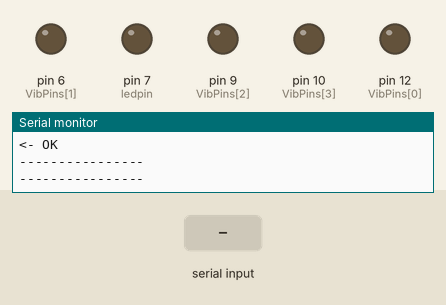
The sketch below on a simulated Arduino Leonardo, built with avr-gcc and run on an emulated ATmega32U4. Shown: output pins drawn as LEDs (lit = HIGH), the last lines printed to the serial monitor. Dashed ring = blinking. The test bench sets the inputs (shaded band). The modem accepts every AT command (registered, SIM ready, sends succeed) and sends nothing else.

Above: at 4.9 s.
5.0 s: "4" received over the second serial link
At 5.1 s:
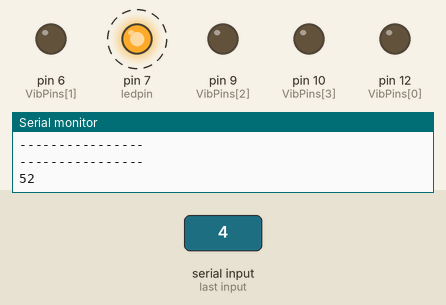
8.0 s: "3" received over the second serial link
At 9.0 s:
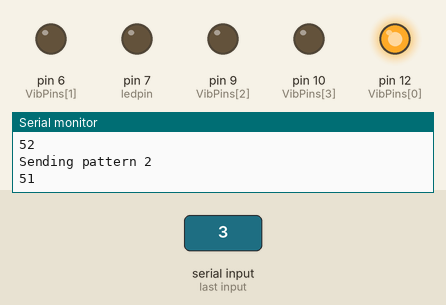
11.0 s: "5" received over the second serial link
At 12.5 s:
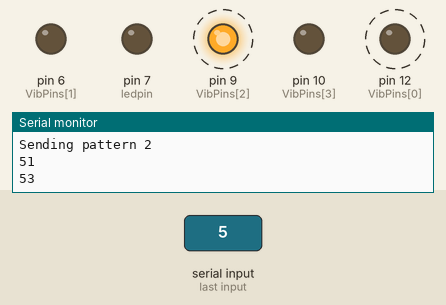
Timing chart, 0 to 17.1 s (numbered marks = the images above; inputs shaded):
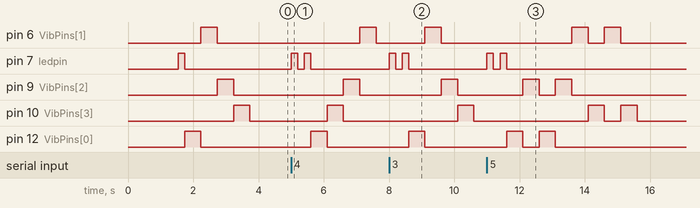

The sketch:

armband.ino
```cpp
#include "armband.h"
#include <Adafruit_BLE.h>
#include <Adafruit_BluefruitLE_SPI.h>
#include <Adafruit_BluefruitLE_UART.h>
#include "BluefruitConfig.h"

const int USING_BATTERY = 1;
const int TEST_CMD_MODE = 0;

//
// Create the bluefruit object
//
Adafruit_BluefruitLE_UART ble(BLUEFRUIT_HWSERIAL_NAME, BLUEFRUIT_UART_MODE_PIN);

//
// For printing errors
//
void error(const __FlashStringHelper*err) {
  if (USING_BATTERY)
  {
    while(1)
    {
      digitalWrite(ledpin,HIGH);
      delay(200);
      digitalWrite(ledpin,LOW);
      delay(200);
    }
  }
  else
  {
    Serial.println(err);
    while (1);
  }
}

//
// Setup, to be run only once at beginning of program
//
void setup() {
  pinMode(VibPins[0],OUTPUT);
  pinMode(VibPins[1],OUTPUT);
  pinMode(VibPins[2],OUTPUT);
  pinMode(VibPins[3],OUTPUT);
  pinMode(ledpin,OUTPUT);

  if(USING_BATTERY == 0)
  {
    while (!Serial);  // required for Flora & Micro
  }
  delay(500);

  if(USING_BATTERY == 0)
  {
    Serial.begin(19200);
    Serial.println(F("Adafruit Bluefruit App Controller Example"));
    Serial.println(F("-----------------------------------------"));

    /* Initialise the module */
    Serial.print(F("Initialising the Bluefruit LE module: "));
  }

  if ( !ble.begin(VERBOSE_MODE) )
  {
    error(F("Couldn't find Bluefruit, make sure it's in CoMmanD mode & check wiring?"));
  }
  if(USING_BATTERY == 0)
  {
    Serial.println( F("OK!") );
  }
//  if ( FACTORYRESET_ENABLE )
//  {
//    /* Perform a factory reset to make sure everything is in a known state */
//    Serial.println(F("Performing a factory reset: "));
//    if ( ! ble.factoryReset() ){
//      error(F("Couldn't factory reset"));
//    }
//  }


  /* Disable command echo from Bluefruit */
  ble.echo(false);

  if(USING_BATTERY == 0)
  {
    Serial.println("Requesting Bluefruit info:");
  }
//  /* Print Bluefruit information */
  ble.info();
//
//  Serial.println(F("Please use Adafruit Bluefruit LE app to connect in Controller mode"));
//  Serial.println(F("Then activate/use the sensors, color picker, game controller, etc!"));
//  Serial.println();
//
  ble.verbose(false);  // debug info is a little annoying after this point!

  if(TEST_CMD_MODE)
  {
    /* Wait for connection */
    while (! ble.isConnected()) {
        delay(500);
        if(USING_BATTERY)
        {
          digitalWrite(ledpin,HIGH);
          delay(1000);
          digitalWrite(ledpin,LOW);
          delay(500);
        }
        else
        {
          Serial.print(F("*"));
        }
    }
  }

  digitalWrite(ledpin,HIGH);
  delay(200);
  digitalWrite(ledpin,LOW);

  if(USING_BATTERY == 0)
  {
    Serial.println(F("******************************"));
  }
//  // LED Activity command is only supported from 0.6.6
//  if ( ble.isVersionAtLeast(MINIMUM_FIRMWARE_VERSION) )
//  {
//    // Change Mode LED Activity
//    Serial.println(F("Change LED activity to " MODE_LED_BEHAVIOUR));
//    ble.sendCommandCheckOK("AT+HWModeLED=" MODE_LED_BEHAVIOUR);
//  }
//
//  // Set Bluefruit to DATA mode
//  Serial.println( F("Switching to DATA mode!") );
//  ble.setMode(BLUEFRUIT_MODE_DATA);
  if(USING_BATTERY == 0)
  {
    Serial.println(F("******************************"));
  }
  sendPattern(1);
}

void loop() {
  // put your main code here, to run repeatedly:
   int newData = ble.read();
   if (newData != -1)
   {
     Serial.println(newData);
     digitalWrite(ledpin,HIGH);
     delay(200);
    digitalWrite(ledpin,LOW);
    delay(200);
    digitalWrite(ledpin,HIGH);
    delay(200);
    digitalWrite(ledpin,LOW);
   }
   if (newData == 51)
   {
     sendPattern(1);
     if(USING_BATTERY == 0)
     {
       Serial.println(F("Sending pattern 1"));
     }
   }
   if (newData == 52)
   {
     sendPattern(2);
     Serial.println(F("Sending pattern 2"));
   }
   if (newData == 53)
   {
     sendPattern(3);
     Serial.println(F("Sending pattern 3"));
   }
   if (newData == 54)
   {
     sendPattern(4);
     Serial.println(F("Sending pattern 4"));
   }

}

//
// Send patterns to vibrators
// Pattern 1: buzz consecutively each 0-3 for 0.5 sec
// Pattern 2: buzz consecutively each 3-0 for 0.5 sec
// Pattern 3: buzz #0 and #2 alternating twice
// Pattern 4: buzz #1 and #3 alternating twice
void sendPattern(int pattern){
  if (pattern == 1)
  {
    digitalWrite(VibPins[0],HIGH);
    delay(500); // delay for 0.5 sec
    digitalWrite(VibPins[0],LOW);
    digitalWrite(VibPins[1],HIGH);
    delay(500); // delay for 0.5 sec
    digitalWrite(VibPins[1],LOW);
    digitalWrite(VibPins[2],HIGH);
    delay(500); // delay for 0.5 sec
    digitalWrite(VibPins[2],LOW);
    digitalWrite(VibPins[3],HIGH);
    delay(500); // delay for 0.5 sec
    digitalWrite(VibPins[3],LOW);
  }
  if (pattern == 2)
  {
    digitalWrite(VibPins[0],HIGH);
    delay(500); // delay for 0.5 sec
    digitalWrite(VibPins[0],LOW);
    digitalWrite(VibPins[3],HIGH);
    delay(500); // delay for 0.5 sec
    digitalWrite(VibPins[3],LOW);
    digitalWrite(VibPins[2],HIGH);
    delay(500); // delay for 0.5 sec
    digitalWrite(VibPins[2],LOW);
    digitalWrite(VibPins[1],HIGH);
    delay(500); // delay for 0.5 sec
    digitalWrite(VibPins[1],LOW);
  }

  if (pattern == 3)
  {
    digitalWrite(VibPins[0],HIGH);
    delay(500); // delay for 0.5 sec
    digitalWrite(VibPins[0],LOW);
    digitalWrite(VibPins[2],HIGH);
    delay(500); // delay for 0.5 sec
    digitalWrite(VibPins[2],LOW);
    digitalWrite(VibPins[0],HIGH);
    delay(500); // delay for 0.5 sec
    digitalWrite(VibPins[0],LOW);
    digitalWrite(VibPins[2],HIGH);
    delay(500); // delay for 0.5 sec
    digitalWrite(VibPins[2],LOW);
  }

  if (pattern == 3)
  {
    digitalWrite(VibPins[1],HIGH);
    delay(500); // delay for 0.5 sec
    digitalWrite(VibPins[1],LOW);
    digitalWrite(VibPins[3],HIGH);
    delay(500); // delay for 0.5 sec
    digitalWrite(VibPins[3],LOW);
    digitalWrite(VibPins[1],HIGH);
    delay(500); // delay for 0.5 sec
    digitalWrite(VibPins[1],LOW);
    digitalWrite(VibPins[3],HIGH);
    delay(500); // delay for 0.5 sec
    digitalWrite(VibPins[3],LOW);
  }
}
```

armband.h
```cpp
//-----------------------------------------------------------------------------
//
// FILE:        armband.h
// DESCRIPTION: Main header file for arduino (Flora) armband with BLE connection
//
//-----------------------------------------------------------------------------
//

#ifndef __ARMBAND_H__
#define __ARMBAND_H__

//const int NumVibrators = 4;
const int VibPins[] = {12,6,9,10,3,2};
const int ledpin = 7;

void sendPattern(int pattern);

#endif // __ARMBAND_H__
```

BluefruitConfig.h
```cpp
// COMMON SETTINGS
// ----------------------------------------------------------------------------------------------
// These settings are used in both SW UART, HW UART and SPI mode
// ----------------------------------------------------------------------------------------------
#define BUFSIZE                        128   // Size of the read buffer for incoming data
#define VERBOSE_MODE                   true  // If set to 'true' enables debug output
#define BLE_READPACKET_TIMEOUT         500   // Timeout in ms waiting to read a response


// SOFTWARE UART SETTINGS
// ----------------------------------------------------------------------------------------------
// The following macros declare the pins that will be used for 'SW' serial.
// You should use this option if you are connecting the UART Friend to an UNO
// ----------------------------------------------------------------------------------------------
#define BLUEFRUIT_SWUART_RXD_PIN       9    // Required for software serial!
#define BLUEFRUIT_SWUART_TXD_PIN       10   // Required for software serial!
#define BLUEFRUIT_UART_CTS_PIN         11   // Required for software serial!
#define BLUEFRUIT_UART_RTS_PIN         -1   // Optional, set to -1 if unused


// HARDWARE UART SETTINGS
// ----------------------------------------------------------------------------------------------
// The following macros declare the HW serial port you are using. Uncomment
// this line if you are connecting the BLE to Leonardo/Micro or Flora
// ----------------------------------------------------------------------------------------------
//#ifdef Serial1    // this makes it not complain on compilation if there's no Serial1
  #define BLUEFRUIT_HWSERIAL_NAME      Serial1
//#endif


// SHARED UART SETTINGS
// ----------------------------------------------------------------------------------------------
// The following sets the optional Mode pin, its recommended but not required
// ----------------------------------------------------------------------------------------------
#define BLUEFRUIT_UART_MODE_PIN        -1    // Set to -1 if unused


// SHARED SPI SETTINGS
// ----------------------------------------------------------------------------------------------
// The following macros declare the pins to use for HW and SW SPI communication.
// SCK, MISO and MOSI should be connected to the HW SPI pins on the Uno when
// using HW SPI.  This should be used with nRF51822 based Bluefruit LE modules
// that use SPI (Bluefruit LE SPI Friend).
// ----------------------------------------------------------------------------------------------
#define BLUEFRUIT_SPI_CS               8
#define BLUEFRUIT_SPI_IRQ              7
#define BLUEFRUIT_SPI_RST              6    // Optional but recommended, set to -1 if unused

// SOFTWARE SPI SETTINGS
// ----------------------------------------------------------------------------------------------
// The following macros declare the pins to use for SW SPI communication.
// This should be used with nRF51822 based Bluefruit LE modules that use SPI
// (Bluefruit LE SPI Friend).
// ----------------------------------------------------------------------------------------------
#define BLUEFRUIT_SPI_SCK              13
#define BLUEFRUIT_SPI_MISO             12
#define BLUEFRUIT_SPI_MOSI             11
```

Measured:
- after the input at 5.0 s, pin 6 (VibPins[1]): LOW → HIGH after 2.1 s, → LOW 0.50 s later; pin 7 (ledpin): alternates HIGH for 0.20 s and LOW for 0.20 s, 4 changes in all, then stays LOW, starting at once
- after the input at 8.0 s, pin 6 (VibPins[1]): LOW → HIGH after 1.1 s, → LOW 0.50 s later; pin 7 (ledpin): alternates HIGH for 0.20 s and LOW for 0.20 s, 4 changes in all, then stays LOW, starting at once
- after the input at 11.0 s, pin 6 (VibPins[1]): alternates HIGH for 0.50 s and LOW for 0.50 s, 4 changes in all, then stays LOW, starting after 2.6 s; pin 7 (ledpin): alternates HIGH for 0.20 s and LOW for 0.20 s, 4 changes in all, then stays LOW, starting at once
